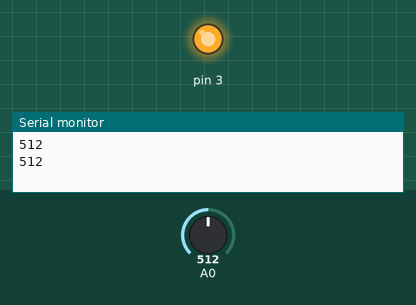
The sketch below on a simulated Arduino Uno, built with avr-gcc and run on an emulated ATmega328P. On the bench: output pins drawn as LEDs (lit = HIGH), the last lines printed to the serial monitor. The inputs (shaded band) are chosen by the test bench; at power-on: A0 = 512.

Above: at 1.8 s.
1.9 s: A0 set to 110
3.4 s: A0 set to 90
At 5.0 s:
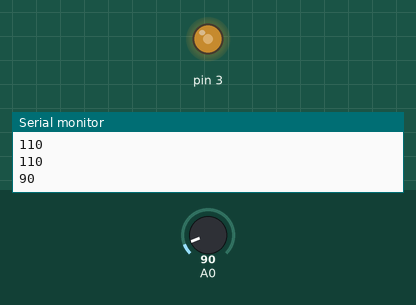
5.5 s: A0 set to 122
At 6.5 s:
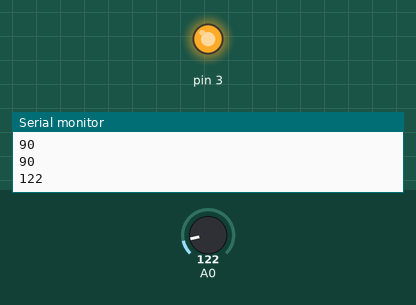
7.5 s: A0 set to 0
At 9.2 s:
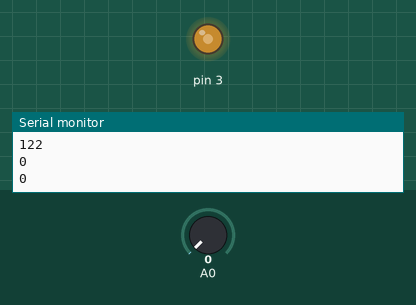
9.5 s: A0 set to 306
At 10.8 s:
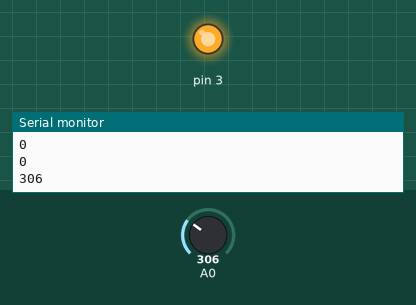
Timing chart, 0 to 12.5 s (numbered marks = the images above; inputs shaded):
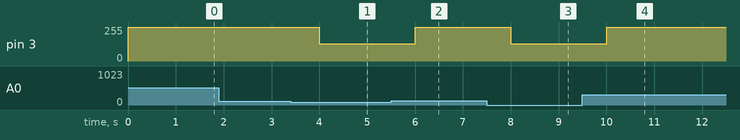

Measured:
- the behaviour switches between 101 and 100 on A0 (found by bisection; images 0 and 1)
- after the input at 3.4 s, pin 3: 255/255 → 128/255 after 0.60 s
- after the input at 5.5 s, pin 3: 128/255 → 255/255 after 0.50 s
- after the input at 7.5 s, pin 3: 255/255 → 128/255 after 0.50 s
- after the input at 9.5 s, pin 3: 128/255 → 255/255 after 0.50 s

The sketch:

LDR_with_LED.ino
```cpp
void setup() {
  // put your setup code here, to run once:
  pinMode(A0,INPUT);
  pinMode(3,OUTPUT);
  Serial.begin(9600);

}

void loop() {
  // put your main code here, to run repeatedly:

  int v = analogRead(A0);
  Serial.println(v);
  if(v > 100){
    int i = 255;
    analogWrite(3,i);
      delay(1000);
    }else{
      int j = 128;
      analogWrite(3,j);
      delay(1000);
    }

}
```
